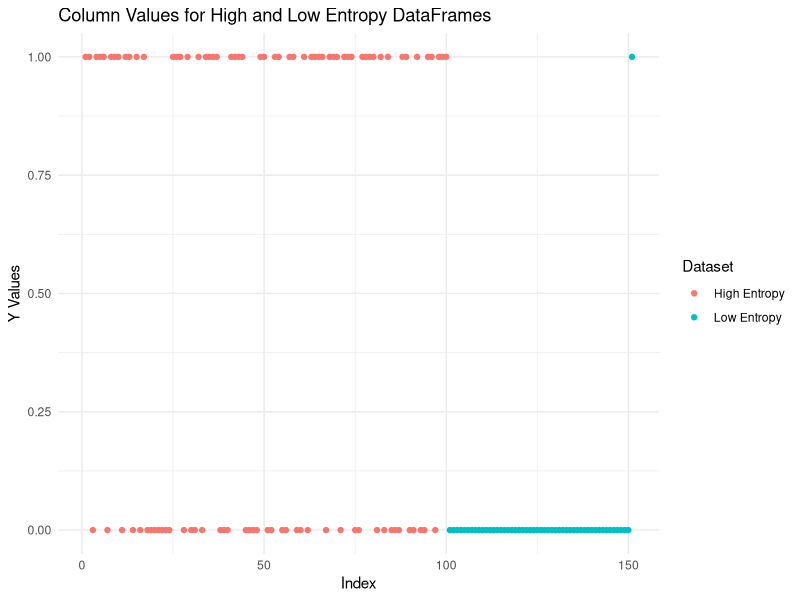

Generate this figure with R:
# Exercise 2.Feature selection.
library(ggplot2)
set.seed(123) 

# high entropy df
high_entropy_df = data.frame(
  X1 = sample(5:8, 50, replace = TRUE),
  X2 = sample(2:10, 50, replace = TRUE),
  Y = sample(0:1, 100, replace = TRUE)
)

low_entropy_df = data.frame(
  X1 = sample(5:8, 50, replace = TRUE),
  X2 = sample(2:10, 50, replace = TRUE),
  Y = rep(0, 50)
)
# Adding one row with new Y value to present low Entropy
new_row = c(X1 = 5, X2 = 5, Y = 1)
low_entropy_df <- rbind(low_entropy_df, new_row)

# Entropy function
calculate_entropy = function(df_column){
  uniq_val = unique(df_column)
  length = length(uniq_val)
  rows = length(df_column)
  entropy = 0
  
  for (val in uniq_val) {
    prob = sum(df_column == val) / rows
    entropy = entropy - prob * log2(prob)
  }
  
  return(entropy)
}


entropy_score1 = calculate_entropy(df_column = high_entropy_df$Y)
cat('Entropy score: ',entropy_score1)

entropy_score2 = calculate_entropy(df_column = low_entropy_df$Y)
cat('Entropy score: ',entropy_score2)


# Fisher score

calculate_fisher = function(X, y){
  n_features = ncol(X)
  classes = unique(y)
  classes_unique = length(classes)
  fisher_scores = numeric(n_features)
  
  for (i in 1:n_features) {
    feature = X[, i]
    
    mean_global = mean(feature)
    between_class_var = 0
    within_class_var = 0
    
    for (class in classes) {
      feature_class = feature[y == class]
      mean_class = mean(feature_class)
      n_class = length(feature_class)
      
      # variation beetween class
      between_class_var = between_class_var + n_class * (mean_class - mean_global)^2
      
      # inclass variation
      within_class_var = within_class_var + sum((feature_class - mean_class)^2)
    }
    
    fisher_scores[i] = between_class_var / within_class_var
  }
  
  return(fisher_scores)
}

X = matrix(rnorm(100 * 5), ncol = 5)
y = sample(c(1, 4), 100, replace = TRUE) 


f_scores = calculate_fisher(X, y)

print(f_scores)

high_entropy_df$Dataset <- "High Entropy"
low_entropy_df$Dataset <- "Low Entropy"


combined_df <- rbind(high_entropy_df, low_entropy_df)


ggplot(combined_df, aes(x = 1:nrow(combined_df), y = Y, color = Dataset)) +
  geom_point() +
  labs(title = "Column Values for High and Low Entropy DataFrames",
       x = "Index",
       y = "Y Values") +
  theme_minimal()


  
  
  